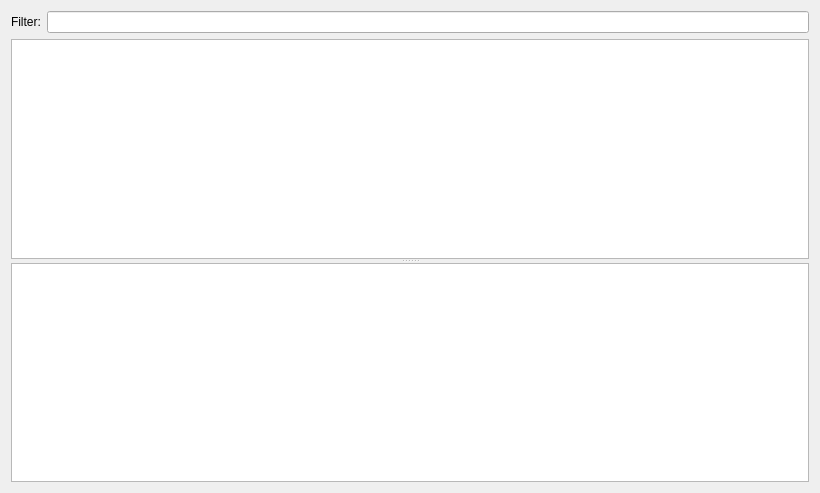
<?xml version="1.0" encoding="UTF-8"?>
<ui version="4.0">
 <class>Form</class>
 <widget class="QWidget" name="Form">
  <property name="geometry">
   <rect>
    <x>0</x>
    <y>0</y>
    <width>820</width>
    <height>493</height>
   </rect>
  </property>
  <property name="windowTitle">
   <string>Form</string>
  </property>
  <layout class="QGridLayout" name="gridLayout">
   <item row="0" column="0">
    <layout class="QHBoxLayout" name="horizontalLayout">
     <item>
      <widget class="QLabel" name="label">
       <property name="text">
        <string>Filter:</string>
       </property>
      </widget>
     </item>
     <item>
      <widget class="QLineEdit" name="filterEdit"/>
     </item>
    </layout>
   </item>
   <item row="1" column="0">
    <widget class="QSplitter" name="splitter">
     <property name="orientation">
      <enum>Qt::Vertical</enum>
     </property>
     <widget class="QTableView" name="tableView">
      <property name="editTriggers">
       <set>QAbstractItemView::NoEditTriggers</set>
      </property>
      <property name="showGrid">
       <bool>false</bool>
      </property>
      <property name="gridStyle">
       <enum>Qt::NoPen</enum>
      </property>
      <property name="sortingEnabled">
       <bool>true</bool>
      </property>
      <property name="wordWrap">
       <bool>false</bool>
      </property>
      <attribute name="verticalHeaderVisible">
       <bool>false</bool>
      </attribute>
     </widget>
     <widget class="QTextEdit" name="dataEdit">
      <property name="font">
       <font>
        <family>MS Sans Serif</family>
       </font>
      </property>
      <property name="cursor" stdset="0">
       <cursorShape>ArrowCursor</cursorShape>
      </property>
      <property name="autoFormatting">
       <set>QTextEdit::AutoAll</set>
      </property>
      <property name="lineWrapMode">
       <enum>QTextEdit::NoWrap</enum>
      </property>
      <property name="readOnly">
       <bool>true</bool>
      </property>
     </widget>
    </widget>
   </item>
  </layout>
 </widget>
 <resources/>
 <connections/>
</ui>
